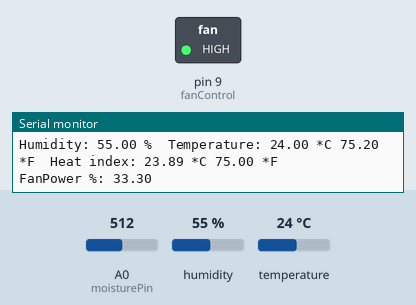
Bench run of a sketch on a simulated Arduino Uno, built with avr-gcc and run on an emulated ATmega328P. On the bench: switched loads named in the sketch (green lamp = pin HIGH), the last lines printed to the serial monitor. The inputs (shaded band) are chosen by the test bench; at power-on: temperature 24 °C, A0 (moisturePin) = 512, humidity 55 %.

Above: at 2.8 s.
2.9 s: temperature set to 28 °C
At 3.9 s:
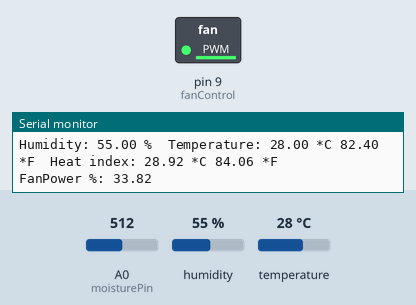
8.9 s: temperature set to 12 °C
At 9.5 s:
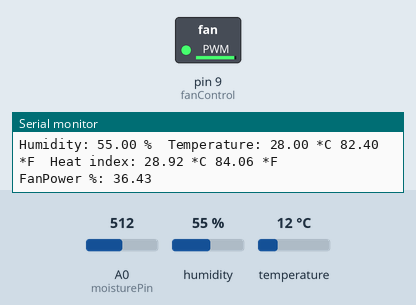
12.1 s: A0 (moisturePin) set to 108
18.5 s: A0 (moisturePin) set to 89
Timing chart, 0 to 25.3 s (numbered marks = the images above; inputs shaded):
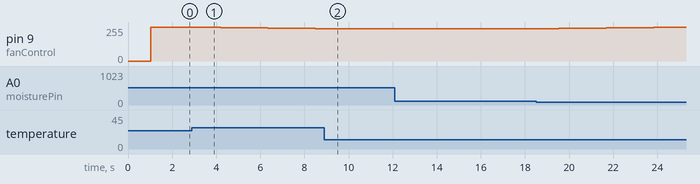

Measured:
- after the input at 2.9 s, pin 9 (fanControl): moves from 255/255 to 243/255 over 5.3 s, starting after 0.24 s
- after the input at 8.9 s, pin 9 (fanControl): stays 243/255 (without the input it goes to 241/255 after 0.69 s)

The sketch:

autoFan.ino
```cpp
#include <DHT.h>
#include <DHT_U.h>

#include <Adafruit_Sensor.h>


/*************************************************
Automatic Temperature Based Fan Control

Video at https://youtu.be/zq1ni1V_5Iw

Based on the project by MHUM-01 example code by Daniel Jay

Read the current ambient temperature & humidity
air levels along with the moisture water content

Adjusts the speed of a potentiometer controlled fan to ensure
optimal operating conditions for a media cabinet by optimizing
its speed (and noise level).

   Copyright (C) 2016  Vess Bakalov

    This program is free software: you can redistribute it and/or modify
    it under the terms of the GNU General Public License as published by
    the Free Software Foundation, either version 3 of the License, or
    (at your option) any later version.

    This program is distributed in the hope that it will be useful,
    but WITHOUT ANY WARRANTY; without even the implied warranty of
    MERCHANTABILITY or FITNESS FOR A PARTICULAR PURPOSE.  See the
    GNU General Public License for more details.

    You should have received a copy of the GNU General Public License
    along with this program.  If not, see <http://www.gnu.org/licenses/>.

*************************************************/


#define DHTTYPE DHT11   // DHT 11


int dhtPin = 10;
int moisturePin = A0;    // select the input pin for the potentiometer
int moistureValue = 0;  // variable to store the value coming from the sensor

int fanControl = 9; //PWM Pin with the fan attached to it
float minTemperature = 80;  // The lowest temperature at which to activate the fan
float maxTemperature = 96;  // The temperature at which the fan will get to full speed.
float tempIncrement = 256.0 / ( maxTemperature - minTemperature );
float fanPower = 255;  // Initialize to the lowest setting
float oldFanPower = 255; // Initialize to the lowest setting b

int smoothPeriod = 10;  // the amount of time we need to wait before chaning direction of speed (accelerate or decelerate)
int speedingUp = 0;     // counter that keeps the amount of time before we are allowed to slow down
int slowingDown = 0;    // counter that keeps the amount of time before we are allowed to speed up


DHT dht(dhtPin, DHTTYPE);

void setup() {
  // declare the ledPin as an OUTPUT:
   Serial.begin(9600);
   dht.begin();

   pinMode( fanControl, OUTPUT );

}

void loop() {

  float newFanPower;

  delay(1000);

  // read the value from the sensor:
  moistureValue = analogRead(moisturePin);
  Serial.print("moisture value  = " );
  Serial.println(moistureValue);


               // Reading temperature or humidity takes about 250 milliseconds!
  // Sensor readings may also be up to 2 seconds 'old' (its a very slow sensor)
  float h = dht.readHumidity();
  // Read temperature as Celsius (the default)
  float t = dht.readTemperature();
  // Read temperature as Fahrenheit (isFahrenheit = true)
  float f = dht.readTemperature(true);

  // Check if any reads failed and exit early (to try again).
  if (isnan(h) || isnan(t) || isnan(f)) {
    Serial.println("Failed to read from DHT sensor!");
    return;
  }

  // Compute heat index in Fahrenheit (the default)
  float hif = dht.computeHeatIndex(f, h);
  // Compute heat index in Celsius (isFahreheit = false)
  float hic = dht.computeHeatIndex(t, h, false);

  if( f > minTemperature ) {
    if( f > maxTemperature ) {
      newFanPower = 0;
    } else {
      newFanPower =   tempIncrement * ( maxTemperature - f ) ;
      //Serial.println( / (maxTemperature - f ));
    }
  } else {
    newFanPower = 255 ;
  }


  // Before we write the final value, we want to prevent the system from continuously changing speed.
  // If the fan speeds up, it will be prevented from slowing down for at least 10 seconds.  It can speed up more whenever, though.
  // If the fan slows down, it will be prevented from speeding up for at least 10 seconds.  It can slow down more whenever

  //If any smoothing is alredy in effect, we need to decrement
  if( slowingDown > 0 ) {
    slowingDown--;
  }

  if( speedingUp > 0 ) {
    speedingUp--;
  }

  // Are we speeding up?
  if( oldFanPower > newFanPower ) {
    // ...and we haven't slowed down recently
    if( slowingDown == 0 ) {
      Serial.println( "Speeding Up!" );

      // We are going to speed up slowly so we avoid the annoying rev up
      fanPower = oldFanPower - 2;
      //fanPower = newFanPower;

      speedingUp = smoothPeriod;
      oldFanPower = fanPower;
    } else {
      Serial.print( "Smoothing: Seconds before I can speed up: " );
      Serial.println( slowingDown );
      fanPower = oldFanPower;
    }
  }

  // Are we slowing down?
  if( oldFanPower < newFanPower ) {
    // and we haven't sped up down recently
    if( speedingUp == 0 ) {
      Serial.println( "Slowing Down!" );
      // We are going to speed up slowly so we avoid the annoying rev up
      fanPower = oldFanPower + 2;
      //fanPower = newFanPower;

      slowingDown = smoothPeriod;
      oldFanPower = fanPower;
    } else {
      Serial.print( "Smoothing: Seconds before I can slow down: " );
      Serial.println( speedingUp );
      fanPower = oldFanPower;
    }
  }


  // Are we just hangin'
  if( oldFanPower == newFanPower ) {
    fanPower = newFanPower;
    oldFanPower = fanPower;
  }


  analogWrite( fanControl, fanPower );

  // Since my fan is connected to 3.3 volt output, it can only slow down to 33%.
  // We only get to play with the power between 33 - 100
  float fanPercentage = (((255.0 - fanPower) / 255.0 ) * 66.6) + 33.3;

  Serial.print("Humidity: ");
  Serial.print(h);
  Serial.print(" %\t");
  Serial.print("Temperature: ");
  Serial.print(t);
  Serial.print(" *C ");
  Serial.print(f);
  Serial.print(" *F\t");
  Serial.print("Heat index: ");
  Serial.print(hic);
  Serial.print(" *C ");
  Serial.print(hif);
  Serial.println(" *F");
  Serial.print("FanPower %: ");
  Serial.println(fanPercentage);
}
```
